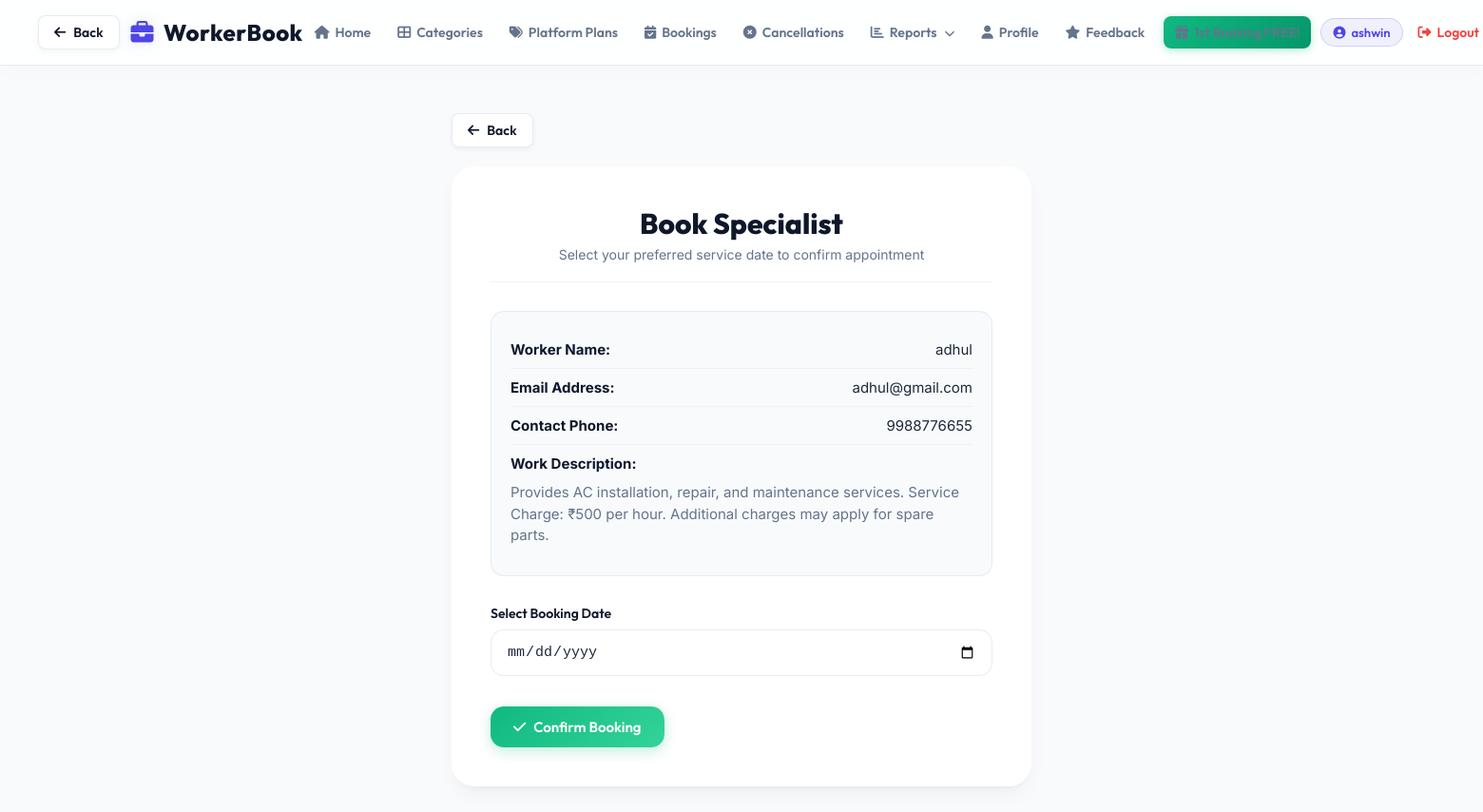
The app's page /customer/booking.php?wid=9 (signed in) with its own data.
### tables this page shows
CREATE TABLE IF NOT EXISTS `wregistration` (
  `wid` int NOT NULL AUTO_INCREMENT,
  `jid` int NOT NULL,
  `wname` varchar(50) NOT NULL,
  `wgmail` varchar(50) NOT NULL,
  `wage` int NOT NULL,
  `wgender` char(20) NOT NULL,
  `wdescription` varchar(1000) NOT NULL,
  `wpass` varchar(225) NOT NULL,
  `wphone` char(10) NOT NULL,
  `wstatus` int NOT NULL DEFAULT '1',
  `w_reg_date` datetime DEFAULT CURRENT_TIMESTAMP,
  `w_plan_type` varchar(20) DEFAULT 'none',
  `w_plan_expires` date DEFAULT NULL,
  PRIMARY KEY (`wid`)
);

### classes/DataAccess.class.php (called while the page is built, shortened)
<?php
class DataAccess
{
	private $_con,$_query,$_errors;
	public function __construct()
	{
		if(!$this->_con = @mysqli_connect(DB_HOST, DB_USER, DB_PASSWORD, DB_NAME))
		{
			die("<div style='padding:20px; font-family:sans-serif; text-align:center;'><h2>Database Connection Pending</h2><p>Please set your <b>DB_HOST</b>, <b>DB_USER</b>, <b>DB_PASSWORD</b>, and <b>DB_NAME</b> in your Render dashboard environment settings.</p></div>");
		}
		$this->_errors ="";
	}
	public function getData($fields,$table,$condition = "1")
	{
		if(!$this->_checkTable($table))
		{
			$this->_errors.="$table not Present";
			return false;
		}
		$this->_query = "select ";
		if(is_array($fields))
		{
			if($this->_checkFieldsIndexed($fields,$table))
			{
				$this->_query.=implode(",",$fields);
			}
			else
			{
				return false;
			}
		}
		else if(gettype($fields) == "string")
		{
			if($fields == "*")
			{
				$this->_query.="*";
			}
			else if($this->_checkFieldsIndexed(array($fields),$table))
			{
				$this->_query.=$fields;
			}
			else
			{
				return false;
			}
		}
		else
		{
			$this->_errors.=" Invalid scheme type";
			return false;
		}
		$this->_query.=" from $table where $condition";
		$resref=mysqli_query($this->_con,$this->_query);
		$dataArr = array();
		if(mysqli_num_rows($resref))
		{
			while($rows = mysqli_fetch_assoc($resref))
			{
				$dataArr[] = $rows;
			}
		}
		return $dataArr;
	}
	private function _checkTable($table)
	{
		$q="show tables";
		$resref = mysqli_query($this->_con,$q);
		if(mysqli_num_rows($resref))
		{
			while($row=mysqli_fetch_array($resref))
			{
				if($row[0]==$table)
				{
					return true;
				}
			}
		}
		return false;
	}
	private function _checkFieldsIndexed($data,$table)
	{
		if($this->_checkTable($table))
		{
			$fieldArr=array();
			$q="describe $table";
			$resref = mysqli_query($this->_con,$q);
			while($row=mysqli_fetch_assoc($resref))
			{
				$fieldArr[] = $row["Field"];
			}
			$flag = true;
			return $flag;
		}
		return 0;
	}
}
?>

### customer/booking.php (the view, shortened to what this page needs)
<?php
$dao = new DataAccess();
include("customerheader.php");
$wid = intval($_GET['wid']);
$worker = $dao->getData("*","wregistration","wid=".$wid);
$row = $worker[0];
$bookings = $dao->getData(
    "bdate",
    "booking",
    "wid=".$wid
);
?>
<!DOCTYPE html>
<html>
<head>
</head>
<body>
<div class="booking-container animate-fade-up">
    <div style="margin-bottom: 20px;">
        <button type="button" onclick="if(document.referrer && document.referrer.indexOf(window.location.host) !== -1) { history.back(); } else { window.location.href='workers.php'; }" class="btn-back-global">
            <i class="fas fa-arrow-left"></i> Back
        </button>
    </div>
    <div class="glass-card booking-card-custom">
        <div class="booking-header">
            <h2>Book Specialist</h2>
            <p>Select your preferred service date to confirm appointment</p>
        </div>
        <ul class="worker-meta-list">
            <li class="worker-meta-item">
                <span class="label">Worker Name:</span>
                <span class="val"><?php echo htmlspecialchars($row['wname']); ?></span>
            </li>
            <li class="worker-meta-item">
                <span class="label">Email Address:</span>
                <span class="val"><?php echo htmlspecialchars($row['wgmail']); ?></span>
            </li>
            <li class="worker-meta-item">
                <span class="label">Contact Phone:</span>
                <span class="val"><?php echo htmlspecialchars($row['wphone']); ?></span>
            </li>
            <li class="worker-meta-item">
                <span class="label">Work Description:</span>
                <span class="val" style="margin-top: 5px; line-height: 1.5; color: var(--text-muted);">
                    <?php echo htmlspecialchars($row['wdescription']); ?>
                </span>
            </li>
        </ul>
        <form method="post">
            <div class="form-group-modern">
                <label class="form-label-modern">Select Booking Date</label>
                <input
                    type="date"
                    name="bdate"
                    id="bdate"
                    class="form-input-modern"
                    min="<?php echo date('Y-m-d'); ?>"
                    required
                >
            </div>
            <button type="submit" name="book" class="btn-modern btn-success-modern w-100" style="margin-top: 10px;">
                <i class="fas fa-check"></i> Confirm Booking
            </button>
        </form>
    </div>
</div>
</body>
</html>

### css/professional.css (style rules this page uses)
:root { --primary: #4f46e5; --primary-hover: #4338ca; --primary-glow: rgba(79, 70, 229, 0.15); --secondary: #0f172a; --secondary-hover: #1e293b; --accent: #06b6d4; --background: #f8fafc; --card-bg: rgba(255, 255, 255, 0.9); --text-main: #1e293b; --text-muted: #64748b; --border-color: rgba(226, 232, 240, 0.8); --success: #10b981; --success-bg: #ecfdf5; --success-text: #065f46; --error: #ef4444; --error-bg: #fef2f2; --error-text: #991b1b; --warning: #f59e0b; --warning-bg: #fffbeb; --warning-text: #92400e; --shadow-sm: 0 2px 8px rgba(0,0,0,0.04); --shadow-md: 0 10px 25px -5px rgba(0, 0, 0, 0.05), 0 8px 10px -6px rgba(0, 0, 0, 0.05); --shadow-lg: 0 20px 25px -5px rgba(0, 0, 0, 0.1), 0 10px 10px -5px rgba(0, 0, 0, 0.04); --radius-sm: 8px; --radius-md: 14px; --radius-lg: 24px; --transition: all 0.3s cubic-bezier(0.4, 0, 0.2, 1); }
* { margin: 0; padding: 0; box-sizing: border-box; }
html, body { min-height: 100%; background-color: var(--background); color: var(--text-main); font-family: 'Inter', sans-serif; -webkit-font-smoothing: antialiased; }
h1, h2, h3, h4, h5, h6 { font-family: 'Outfit', sans-serif; color: var(--secondary); font-weight: 700; }
.animate-fade-up { animation: fadeInUp 0.6s cubic-bezier(0.16, 1, 0.3, 1) forwards; }
.glass-card { background: var(--card-bg); backdrop-filter: blur(12px); -webkit-backdrop-filter: blur(12px); border: 1px solid rgba(255, 255, 255, 0.4); border-radius: var(--radius-lg); padding: 30px; box-shadow: var(--shadow-md); transition: var(--transition); }
.btn-modern { display: inline-flex; align-items: center; justify-content: center; gap: 8px; font-family: 'Outfit', sans-serif; font-weight: 600; font-size: 15px; padding: 12px 24px; border-radius: var(--radius-md); border: none; cursor: pointer; transition: var(--transition); }
.btn-success-modern { background: linear-gradient(135deg, var(--success) 0%, #34d399 100%); color: #ffffff; box-shadow: 0 4px 14px rgba(16, 185, 129, 0.25); }
.form-group-modern { margin-bottom: 22px; position: relative; }
.form-label-modern { display: block; margin-bottom: 8px; font-weight: 600; font-size: 14px; color: var(--secondary); font-family: 'Outfit', sans-serif; }
.form-input-modern { width: 100%; padding: 14px 16px; background: #ffffff; border: 1px solid var(--border-color); border-radius: var(--radius-md); font-size: 15px; color: var(--text-main); transition: var(--transition); outline: none; }
.btn-back-global { display: inline-flex; align-items: center; gap: 8px; padding: 8px 16px; font-family: 'Outfit', 'Inter', sans-serif; font-size: 14px; font-weight: 600; color: var(--secondary, #0f172a); background: rgba(255, 255, 255, 0.95); border: 1px solid var(--border-color, rgba(226, 232, 240, 0.8)); border-radius: var(--radius-sm, 8px); box-shadow: 0 2px 6px rgba(0, 0, 0, 0.05); cursor: pointer; text-decoration: none !important; transition: all 0.3s cubic-bezier(0.4, 0, 0.2, 1); }
.btn-back-global i { font-size: 14px; transition: transform 0.2s ease; }

### customer/booking.php (style rules this page uses)
.booking-container { max-width: 650px; margin: 50px auto; padding: 0 20px; }
.booking-card-custom { padding: 40px; }
.booking-header { text-align: center; margin-bottom: 30px; border-bottom: 1px solid rgba(226, 232, 240, 0.5); padding-bottom: 20px; }
.booking-header h2 { font-size: 30px; color: var(--secondary); font-weight: 800; }
.booking-header p { color: var(--text-muted); font-size: 14px; margin-top: 5px; }
.worker-meta-list { list-style: none; margin-bottom: 30px; background: rgba(241, 245, 249, 0.5); padding: 20px; border-radius: var(--radius-md); border: 1px solid var(--border-color); }
.worker-meta-item { display: flex; justify-content: space-between; padding: 10px 0; border-bottom: 1px solid rgba(226, 232, 240, 0.4); font-size: 15px; }
.worker-meta-item:last-child { border-bottom: none; flex-direction: column; gap: 5px; }
.worker-meta-item span.label { font-weight: 700; color: var(--secondary); }
.worker-meta-item span.val { color: var(--text-main); }

### records on screen
wregistration: wname "adhul", wgmail "adhul@gmail.com", wphone "9988776655", wdescription "Provides AC installation, repair, and maintenance services. Service Charge: ₹500 per hour. Additional charges may apply for spare parts."

### other values on screen
$_SESSION['cname'] "ashwin"
